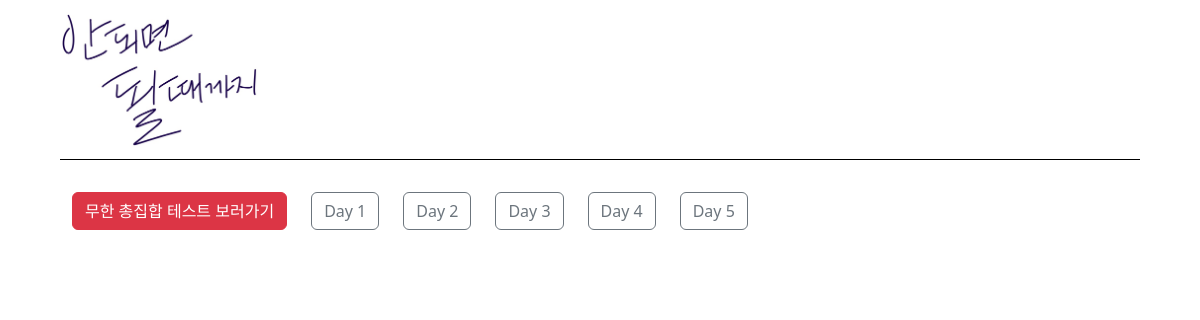
/quiz/ (signed in), run on an earlier commit of the app's database.
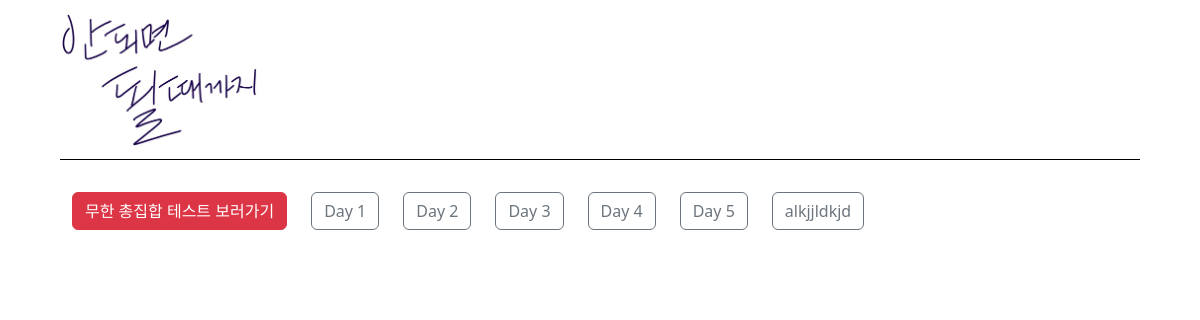
And on a later commit of the database.
### study/models.py (models this page shows)
class Vocabulary(models.Model):
    author = models.ForeignKey(User, on_delete=models.CASCADE)
    name = models.CharField(max_length=100)

### quiz/views.py (the view)
# urls.py: path("", views.quiz, name="quiz"),
def quiz(request):
    vocabularys = Vocabulary.objects.filter(author = request.user)
    template = loader.get_template('quiz/quiz.html')
    context = {
        "vocabularys":vocabularys,
    }
    return HttpResponse(template.render(context, request))

### templates/quiz/quiz.html (shortened to what this page needs)
<!DOCTYPE html>
<html lang="ko">
<head>
    {% load static %}
    <link rel="stylesheet" href="{% static 'quiz/css/quiz.css' %}">
    <link href="https://cdn.jsdelivr.net/npm/bootstrap@5.2.1/dist/css/bootstrap.min.css" rel="stylesheet">
</head>
<body>
    <div class="title">
        <img src="{% static 'study/img/vocafight_logo.png' %}" class="logo">
    </div>
    <div class="vocabulary">
        <button type="button" class="btn btn-danger daily_btn" onclick="location.href='/quiz/all/'">무한 총집합 테스트 보러가기</button>
    {% for vocabulary in vocabularys %}
        <button class="btn btn-outline-secondary daily_btn" onclick="location.href='/quiz/{{vocabulary.id}}/'">{{vocabulary.name}}</button>
    {% endfor %}
    </div>
</body>
</html>

What changed in the data, as far as the page shows it:
added Vocabulary: name "alkjjldkjd"
